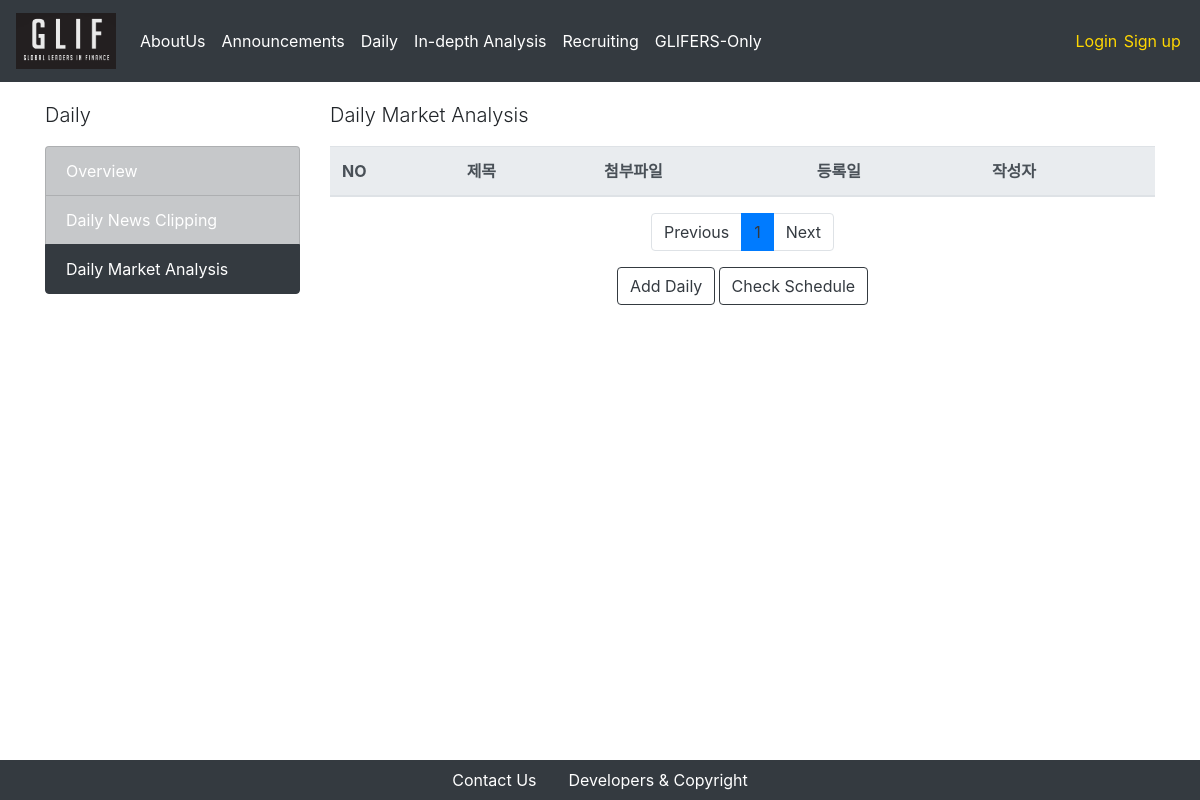
The page /daily/market/ on the database as committed earlier.
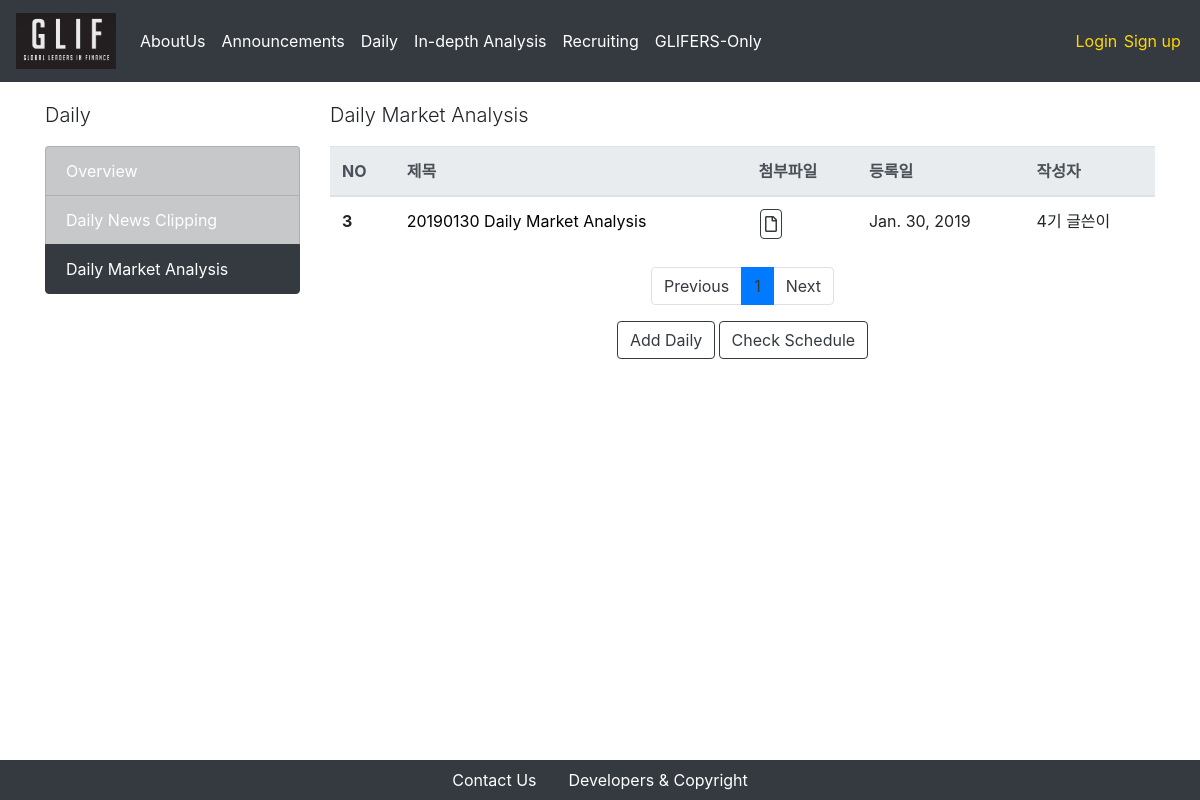
The same page on the database as committed later.
### daily_market/models.py (models this page shows, shortened)
class Post(models.Model):
    today = str(date.today()).replace("-", "")
    title = models.CharField(default = today+ " Daily Market Analysis", max_length = 50)
    written_date = models.DateField(auto_now = True)
    writer = models.ForeignKey(Glifer, on_delete = models.CASCADE, related_name = "Daily_Market_writer")
    e_u_cl = models.DecimalField(decimal_places = 2, null = True, blank = True , max_digits = 10)
    e_u_ch = models.DecimalField(decimal_places = 2, null = True, blank = True , max_digits = 10)
    u_k_cl = models.DecimalField(decimal_places = 2, null = True, blank = True , max_digits = 10)
    u_k_ch = models.DecimalField(decimal_places = 2, null = True, blank = True , max_digits = 10)
    fed_cl = models.DecimalField(decimal_places = 2, null = True, blank = True , max_digits = 10)
    fed_ch = models.DecimalField(decimal_places = 2, null = True, blank = True , max_digits = 10)
    spread_cl = models.DecimalField(decimal_places = 2, null = True, blank = True , max_digits = 10)
    spread_ch = models.DecimalField(decimal_places = 2, null = True, blank = True , max_digits = 10)
    usyr2_cl = models.DecimalField(decimal_places = 2, null = True, blank = True, max_digits = 10)
    usyr2_ch = models.DecimalField(decimal_places = 2, null = True, blank = True, max_digits = 10)
    usyr10_cl = models.DecimalField(decimal_places = 2, null = True, blank = True, max_digits = 10)
    usyr10_ch = models.DecimalField(decimal_places = 2, null = True, blank = True, max_digits = 10)
    bok_cl = models.DecimalField(decimal_places = 2, null = True, blank = True, max_digits = 10)
    bok_ch = models.DecimalField(decimal_places = 2, null = True, blank = True, max_digits = 10)
    kryr3_cl = models.DecimalField(decimal_places = 2, null = True, blank = True, max_digits = 10)
    kryr3_ch = models.DecimalField(decimal_places = 2, null = True, blank = True, max_digits = 10)
    kryr10_cl = models.DecimalField(decimal_places = 2, null = True, blank = True, max_digits = 10)
    kryr10_ch = models.DecimalField(decimal_places = 2, null = True, blank = True, max_digits = 10)
    dj_cl = models.DecimalField(decimal_places = 2, null = True, blank = True, max_digits = 10)
    dj_ch = models.DecimalField(decimal_places = 2, null = True, blank = True, max_digits = 10)
    sp_cl = models.DecimalField(decimal_places = 2, null = True, blank = True, max_digits = 10)
    sp_ch = models.DecimalField(decimal_places = 2, null = True, blank = True, max_digits = 10)
    nas_cl = models.DecimalField(decimal_places = 2, null = True, blank = True, max_digits = 10)
    nas_ch = models.DecimalField(decimal_places = 2, null = True, blank = True, max_digits = 10)
    ksp_cl = models.DecimalField(decimal_places = 2, null = True, blank = True, max_digits = 10)
    ksp_ch = models.DecimalField(decimal_places = 2, null = True, blank = True, max_digits = 10)
    ksd_cl = models.DecimalField(decimal_places = 2, null = True, blank = True, max_digits = 10)
    ksd_ch = models.DecimalField(decimal_places = 2, null = True, blank = True, max_digits = 10)
    nik_cl = models.DecimalField(decimal_places = 2, null = True, blank = True, max_digits = 10)
    nik_ch = models.DecimalField(decimal_places = 2, null = True, blank = True, max_digits = 10)
    hk_cl = models.DecimalField(decimal_places = 2, null = True, blank = True, max_digits = 10)
    hk_ch = models.DecimalField(decimal_places = 2, null = True, blank = True, max_digits = 10)
    bco_cl = models.DecimalField(decimal_places = 2, null = True, blank = True, max_digits = 10)
    bco_ch = models.DecimalField(decimal_places = 2, null = True, blank = True, max_digits = 10)
    wti_cl = models.DecimalField(decimal_places = 2, null = True, blank = True, max_digits = 10)
    wti_ch = models.DecimalField(decimal_places = 2, null = True, blank = True, max_digits = 10)
    gd_cl = models.DecimalField(decimal_places = 2, null = True, blank = True, max_digits = 10)
    gd_ch = models.DecimalField(decimal_places = 2, null = True, blank = True, max_digits = 10)
    bdi_cl = models.DecimalField(decimal_places = 2, null = True, blank = True, max_digits = 10)
    bdi_ch = models.DecimalField(decimal_places = 2, null = True, blank = True, max_digits = 10)

### users/models.py (models this page shows)
class Glifer(models.Model):
    user = models.OneToOneField(CustomUser, on_delete = models.CASCADE, primary_key = True)
    is_mentor = models.BooleanField(default=False)
    name_en = models.CharField(max_length = 250)
    name_kr = models.CharField(max_length = 250)
    birthdate = models.DateField(default = "2000-01-01")
    phonenumber = models.CharField(max_length = 250)
    email= models.EmailField(max_length = 250)
    work_at = models.CharField(max_length = 250, blank = True)
    self_intro = models.TextField(max_length = 1000)
    profile_img = models.FileField(upload_to = 'profiles/%Y/%m/%d/', default = '/users/man-user.png')
    nth = models.CharField(
        max_length=2,
        choices=nth_CHOICES,
        default=glif_4th,
    )
    def __str__(self):
        return self.nth + " " + self.name_kr

### daily_market/views.py (the view)
# urls.py: path('', PostListView.as_view(), name='announcement-index'),
class PostListView(ListView):
    model = Post
    template_name = 'daily_market/index.html'
    context_object_name = "posts"
    paginate_by = 5
    block_size = 5 # 하단의 페이지 목록 수
    def get_queryset(self):
        order_by_recent_time = Post.objects.all().order_by("-pk")
        return order_by_recent_time
    def get_context_data(self, **kwargs):
        context = super(PostListView, self).get_context_data(**kwargs)
        block_size = 5 # 하단의 페이지 목록 수
        start_index = int((context['page_obj'].number - 1) / self.block_size) * self.block_size
        end_index = min(start_index + self.block_size, len(context['paginator'].page_range))
        context['page_range'] = context['paginator'].page_range[start_index:end_index]
        return context

### daily_market/templates/daily_market/index.html (shortened to what this page needs)
{% extends 'setups/base.html' %}
{% block body %}
<div class = "container">
    <div class = "row">
        <div class = "col-md-3">
            <p class = "lead">Daily</p>
            <div class = "list-group">
                <li class = "list-group-item list-group-item-dark"> <a href="/daily/overview">Overview</a> </li>
                <li class = "list-group-item list-group-item-dark"> <a href="/daily/newsclipping">Daily News Clipping</a></li>
                <li class = "list-group-item list-group-item-dark active"> <a href="/daily/market">Daily Market Analysis</a></li>
            </div>
        </div>
        <div class = "col-md-9">
            <p class = "lead">Daily Market Analysis</p>
            <table class="table">
                <thead class="thead-light">
                    <tr>
                        <th scope="col">NO</th>
                        <th scope="col">제목</th>
                        <th scope="col">첨부파일</th>
                        <th scope="col">등록일</th>
                        <th scope="col">작성자</th>
                    </tr>
                </thead>
                <tbody>
                    {% for post in posts %}
                        <tr>
                            <th scope="row">{{ post.id }}</th>
                            <td>
                                <a href="/daily/market/{{post.pk}}" style = "color:black"> {{ post.title }} </a>
                            </td>
                            <td>
                                <button type="button" class="btn btn-outline-dark btn-download" onclick="location.href = '/daily/market/{{post.pk}}/create_report'"><i class="far fa-file"></i></button>
                            </td>
                            <td>{{ post.written_date }}</td>
                            <td>{{ post.writer }}</td>
                        </tr>
                    {% endfor %}
                </tbody>
            </table>
            <nav aria-label="Page navigation">
                <ul class="pagination justify-content-center">
                    {% if page_obj.has_previous %}
                    <li class = "page-item">
                        <a class = "page-link" href="?page={{ page_obj.previous_page_number }}" aria-label="Previous">
                        Previous
                        </a>
                    </li>
                    {% else %}
                    <li class="page-item"><a class="page-link" href="#" tabindex="-1" aria-disabled="true">Previous</a></li>
                    {% endif %}
                    {% for i in page_range %}
                    {% if page_obj.number == i %}
                        <li class = "active page-item"><a class="page-link" href="#">{{i}}</a></li>
                    {% else %}
                        <li class = "page-item"><a class = "page-link" href="?page={{ i }}">{{ i }}</a></li>
                    {% endif %}
                    {% endfor %}
                    {% if page_obj.has_next %}
                    <li class = "page-item">
                        <a class = "page-link" href="?page={{ page_obj.next_page_number }}" aria-label="Next">
                            Next
                        </a>
                    </li>
                    {% else %}
                    <li class="page-item">
                        <a class="page-link" href="#">Next</a>
                    </li>
                    {% endif %}
                </ul>
            </nav>
            <div class = "row align-items-center justify-content-center">
                <button type="button" class="btn btn-outline-dark dailybtn" onclick="location.href = '/daily/market/new'">Add Daily</button>
                <button type="button" class="btn btn-outline-dark" data-toggle="modal" data-target="#schedule">
                        Check Schedule
                </button>
            </div>
        </div>
    </div>
</div>
{% endblock %}

Rows that differ between the two databases and show on the page:
added Post: id "3", title "20190130 Daily Market Analysis", written_date "Jan. 30, 2019", writer "4기 글쓴이"
